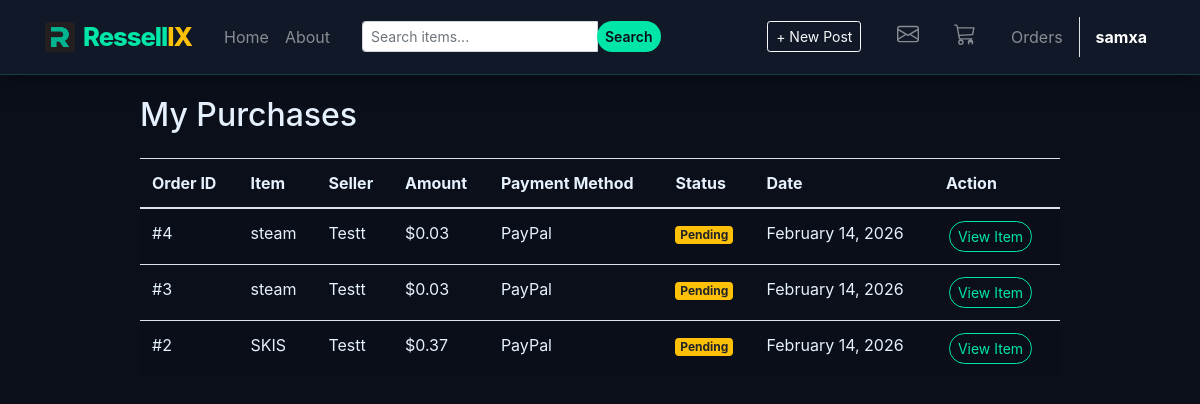
The app's page /my-purchases/ (signed in) with its own data.
### blog/models.py (models this page shows, shortened)
class Order(models.Model):
    PAYMENT_CHOICES = [
        ('credit_card', 'Credit Card'),
        ('debit_card', 'Debit Card'),
        ('paypal', 'PayPal'),
        ('stripe', 'Stripe'),
        ('bank_transfer', 'Bank Transfer'),
    ]
    STATUS_CHOICES = [
        ('pending', 'Pending'),
        ('completed', 'Completed'),
        ('cancelled', 'Cancelled'),
    ]
    buyer = models.ForeignKey(User, on_delete=models.CASCADE, related_name='purchases')
    post = models.ForeignKey(Post, on_delete=models.CASCADE)
    amount = models.DecimalField(max_digits=10, decimal_places=2)
    payment_method = models.CharField(max_length=20, choices=PAYMENT_CHOICES)
    status = models.CharField(max_length=20, choices=STATUS_CHOICES, default='pending')
    created_at = models.DateTimeField(auto_now_add=True)
    updated_at = models.DateTimeField(auto_now=True)
    class Meta:
        ordering = ['-created_at']

class Post(models.Model):
    title = models.CharField(max_length=100)
    content = models.TextField()
    date_posted = models.DateTimeField(default=timezone.now)
    author = models.ForeignKey(User, on_delete=models.CASCADE)
    image = models.ImageField(upload_to='post_images/', blank=True, null=True)
    price = models.DecimalField(max_digits=10, decimal_places=2, default=0)

### blog/views.py (the view)
# urls.py: path('my-purchases/', my_purchases, name='my-purchases'),
def my_purchases(request):
    if not request.user.is_authenticated:
        return redirect('login')
    orders = Order.objects.filter(buyer=request.user)
    context = {'orders': orders}
    return render(request, 'blog/my_purchases.html', context)

### templates/blog/my_purchases.html
{% extends "blog/base.html" %}
{% block content %}
  <h2 class="mb-4">My Purchases</h2>
  {% if orders %}
    <div class="table-responsive">
      <table class="table table-striped">
        <thead>
          <tr>
            <th>Order ID</th>
            <th>Item</th>
            <th>Seller</th>
            <th>Amount</th>
            <th>Payment Method</th>
            <th>Status</th>
            <th>Date</th>
            <th>Action</th>
          </tr>
        </thead>
        <tbody>
          {% for order in orders %}
            <tr>
              <td>#{{ order.id }}</td>
              <td>{{ order.post.title }}</td>
              <td>{{ order.post.author }}</td>
              <td>${{ order.amount }}</td>
              <td>{{ order.get_payment_method_display }}</td>
              <td>
                {% if order.status == 'completed' %}
                  <span class="badge badge-success">Completed</span>
                {% elif order.status == 'pending' %}
                  <span class="badge badge-warning">Pending</span>
                {% else %}
                  <span class="badge badge-danger">Cancelled</span>
                {% endif %}
              </td>
              <td>{{ order.created_at|date:"F d, Y" }}</td>
              <td>
                <a href="{% url 'post-detail' order.post.id %}" class="btn btn-sm btn-outline-info">View Item</a>
              </td>
            </tr>
          {% endfor %}
        </tbody>
      </table>
    </div>
  {% else %}
    <div class="alert alert-info">
      <p>You haven't made any purchases yet. <a href="{% url 'blog-home' %}">Start shopping!</a></p>
    </div>
  {% endif %}
{% endblock content %}

### templates/blog/base.html (shortened to what this page needs)
{% load static %}
<!DOCTYPE html>
<html lang="en">
<head>
    <link rel="stylesheet" href="https://maxcdn.bootstrapcdn.com/bootstrap/4.0.0/css/bootstrap.min.css">
    <link rel="stylesheet" type="text/css" href="{% static 'blog/main.css' %}">
</head>
<body>
    <header class="site-header">
      <nav class="navbar navbar-expand-md navbar-dark bg-steel fixed-top shadow-sm">
        <div class="container">
          <a class="navbar-brand mr-4 fw-bold d-flex align-items-center" href="{% url 'blog-home' %}">
            <img src="{% static 'blog/logo.png' %}" width="30" height="30" alt="R">
            Ressell<span class="text-warning">IX</span>
          </a>
          <div class="collapse navbar-collapse" id="navbarToggle">
            <div class="navbar-nav mr-auto align-items-center">
              <a class="nav-item nav-link" href="{% url 'blog-home' %}">Home</a>
              <a class="nav-item nav-link" href="{% url 'blog-about' %}">About</a>
              <form class="form-inline ml-lg-4" action="{% url 'blog-home' %}" method="GET">
                <div class="input-group input-group-sm">
                    <input name="q" class="form-control" type="text" placeholder="Search items..." value="{{ request.GET.q }}">
                    <div class="input-group-append">
                        <button class="btn btn-warning" type="submit">Search</button>
                    </div>
                </div>
              </form>
            </div>
            <div class="navbar-nav align-items-center">
              {% if user.is_authenticated %}
                <a class="nav-item nav-link mr-3" href="{% url 'post-create' %}">
                  <span class="btn btn-outline-light btn-sm">+ New Post</span>
                </a>
                <a class="nav-item nav-link mr-3" href="{% url 'inbox' %}" title="Messages">
                </a>
                <a class="nav-item nav-link mr-3 position-relative" href="{% url 'cart-detail' %}" title="Cart">
                </a>
                <a class="nav-item nav-link mr-2" href="{% url 'my-purchases' %}">Orders</a>
                <a class="nav-item nav-link font-weight-bold text-white border-left pl-3" href="{% url 'profile' %}">
                    {{ user.username }}
                </a>
              {% else %}
                <a class="nav-item nav-link" href="{% url 'login' %}">Login</a>
                <a class="nav-item nav-link border border-light rounded px-3 ml-2" href="{% url 'register' %}">Register</a>
              {% endif %}
            </div>
          </div>
        </div>
      </nav>
    </header>
    <main role="main" class="container mt-5 pt-5">
      <div class="row justify-content-center">
        <div class="col-md-10">
          {% block content %}{% endblock %}
        </div>
      </div>
    </main>
</body>
</html>

### static/blog/main.css (style rules this page uses)
body { background-color: #0b0f19; color: #e6f1ff; background-attachment: fixed; }
main { margin-top: 110px; }
.card, .bg-light, .container, .bg-white { background-color: transparent !important; }
.site-header .navbar { padding-top: 0.8rem !important; padding-bottom: 0.8rem !important; background: #111827 !important; border-bottom: 1px solid rgba(0, 229, 168, 0.2); box-shadow: 0 4px 25px rgba(0, 0, 0, 0.4); }
.site-header .navbar-brand { font-size: 1.6rem; font-weight: 800; color: #00e5a8 !important; letter-spacing: -1px; }
.btn-warning, .btn-primary { background-color: #00e5a8 !important; border: none !important; border-radius: 50px !important; font-weight: 600; color: #0b0f19 !important; }
.btn-outline-info { border-color: #00e5a8 !important; color: #00e5a8 !important; border-radius: 50px !important; margin: 0 3px; }
.d-flex.align-items-center { display: flex; align-items: center; }
.mr-3 { margin-right: 1.2rem !important; }

### templates/blog/base.html (style rules this page uses)
.nav-link svg { transition: transform 0.2s ease; }
.bg-steel { background-color: #5f788a; }
.navbar-brand img { border-radius: 4px; margin-right: 8px; }

### records on screen
Order: id "4", post "steam", post.author "Testt", amount "0.03", payment_method "PayPal", status "Pending", created_at "February 14, 2026"
Order: id "3", post "steam", post.author "Testt", amount "0.03", payment_method "PayPal", status "Pending", created_at "February 14, 2026"
Order: id "2", post "SKIS", post.author "Testt", amount "0.37", payment_method "PayPal", status "Pending", created_at "February 14, 2026"

### other values on screen
{{ user.username }} "samxa"
